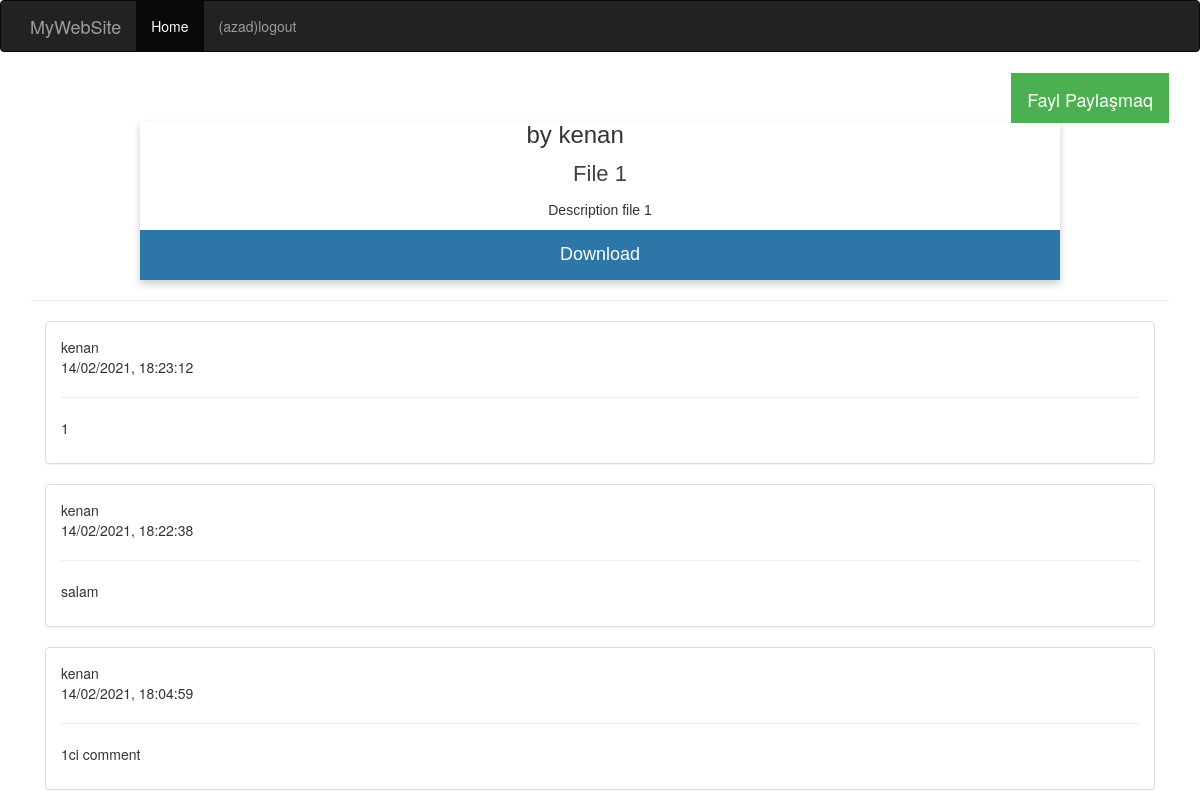
/home/detail/5 (signed in), run on the app's committed database.
### home/models.py (models this page shows, shortened)
class Post(models.Model):
    user = models.ForeignKey(User, on_delete=models.CASCADE)
    title = models.CharField(max_length=200)
    file_field = models.FileField(upload_to='uploads/')
    desc = models.TextField()
    created_date = models.DateField(blank=True,null=True)
    end_date = models.DateField(blank=True,null=True)
    class Meta:
        indexes = [
            models.Index(fields=['user','title'])
        ]

class Comment(models.Model):
    post_comment = models.ForeignKey(Post,on_delete=models.CASCADE,related_name='post_comments', blank=True, null=True)
    user_comment = models.ForeignKey(User, on_delete=models.CASCADE)
    body = models.TextField()
    date = models.DateTimeField(auto_now_add=True)
    class Meta:
        indexes = [
            models.Index(fields=['user_comment','post_comment'])
        ]

### home/views.py (the view)
# urls.py: path('detail/<int:id>', detail, name='detail'),
@login_required(login_url="/")
def detail(request, id):
    post = get_object_or_404(Post, id=id)
    permission = Permission.objects.filter(userpermission=request.user, post=post)
    comments =Comment.objects.filter(post_comment_id=id).order_by('-date')
    context = {
        'post':post,
        'permission':permission,
        'comments':comments
    }
    return render(request, 'home/detail.html', context=context)

### templates/home/detail.html (shortened to what this page needs)
{% load static %}
<!DOCTYPE html>
<html lang="en">
<head>
    <link rel="stylesheet" href="https://maxcdn.bootstrapcdn.com/bootstrap/3.4.1/css/bootstrap.min.css">
    <link rel="stylesheet" href="{% static 'css/index.css' %}">
</head>
<body>
    <nav class="navbar navbar-inverse">
        <div class="container">
          <div class="navbar-header">
            <a class="navbar-brand" href="{% url 'index' %}">MyWebSite</a>
          </div>
          <ul class="nav navbar-nav">
            <li class="active"><a href="{% url 'index' %}">Home</a></li>
            <li><a href="javascript:{document.getElementById('logout').submit()}">({{user.username}})logout</a></li>
          </ul>
        </div>
      </nav>
    <div class="navbar" style="float:right; margin-right: 30px;">
        <a style="background: #4CAF50; border: solid 1px #4CAF50;color: white;" class="navbar-brand"
            href="{% url 'upload_file' %}">Fayl Paylaşmaq</a>
    </div>
    <div class="container">
        {% if permission or post.user == request.user%}
        <div class='post_class' >
            <div class="card">
                <h3>by {{post.user.username}}</h3>
                <p class="price">{{post.title}}</p>
                <p>{{post.desc}}</p>
                <a href="../../media/{{post.file_field}}" download="{{post.file_field}}">
                    <button class="dwldBtn" type="button">Download</button>
                </a>
            </div>
            <hr>
        </div>
            {% for comment  in comments %}
            <div class="col-md-12 col-sm-12">
                <div class="panel panel-default arrow left">
                    <div class="panel-body">
                        <header class="text-left">
                            <div class="comment-user">{{comment.user_comment.username}}</div>
                            <time class="comment-date" datetime="16-12-2014 01:05"> {{ comment.date|date:"d/m/Y, H:i:s" }}</time>
                        </header>
                        <hr>
                        <div class="comment-post">
                            <p>
                              {{comment.body}}
                            </p>
                        </div>
                    </div>
                </div>
            </div>
            {% endfor %}
        {% else %}
        <h1>Sizin bu paylaşıma icazeniz yoxdur</h1>
        {% endif %}
    </div>
</body>
</html>

### static/css/index.css (style rules this page uses)
.card { box-shadow: 0 4px 8px 0 rgba(0, 0, 0, 0.2); max-width: 920px; margin: auto; margin-top: 50px; text-align: center; font-family: arial; }
.price { color: rgb(66, 64, 64); font-size: 22px; }
.dwldBtn { background-color: rgb(44, 119, 168) !important; }
.card button { border: none; outline: 0; padding: 12px; color: white; background-color: #4CAF50; text-align: center; cursor: pointer; width: 100%; font-size: 18px; }

### data on the page
Post: user.username "kenan", title "File 1", desc "Description file 1"
Comment: user_comment.username "kenan", date "14/02/2021, 18:23:12", body "1"
Comment: user_comment.username "kenan", date "14/02/2021, 18:22:38", body "salam"
Comment: user_comment.username "kenan", date "14/02/2021, 18:04:59", body "1ci comment"

### other printed values
{{ user.username }} "azad"
